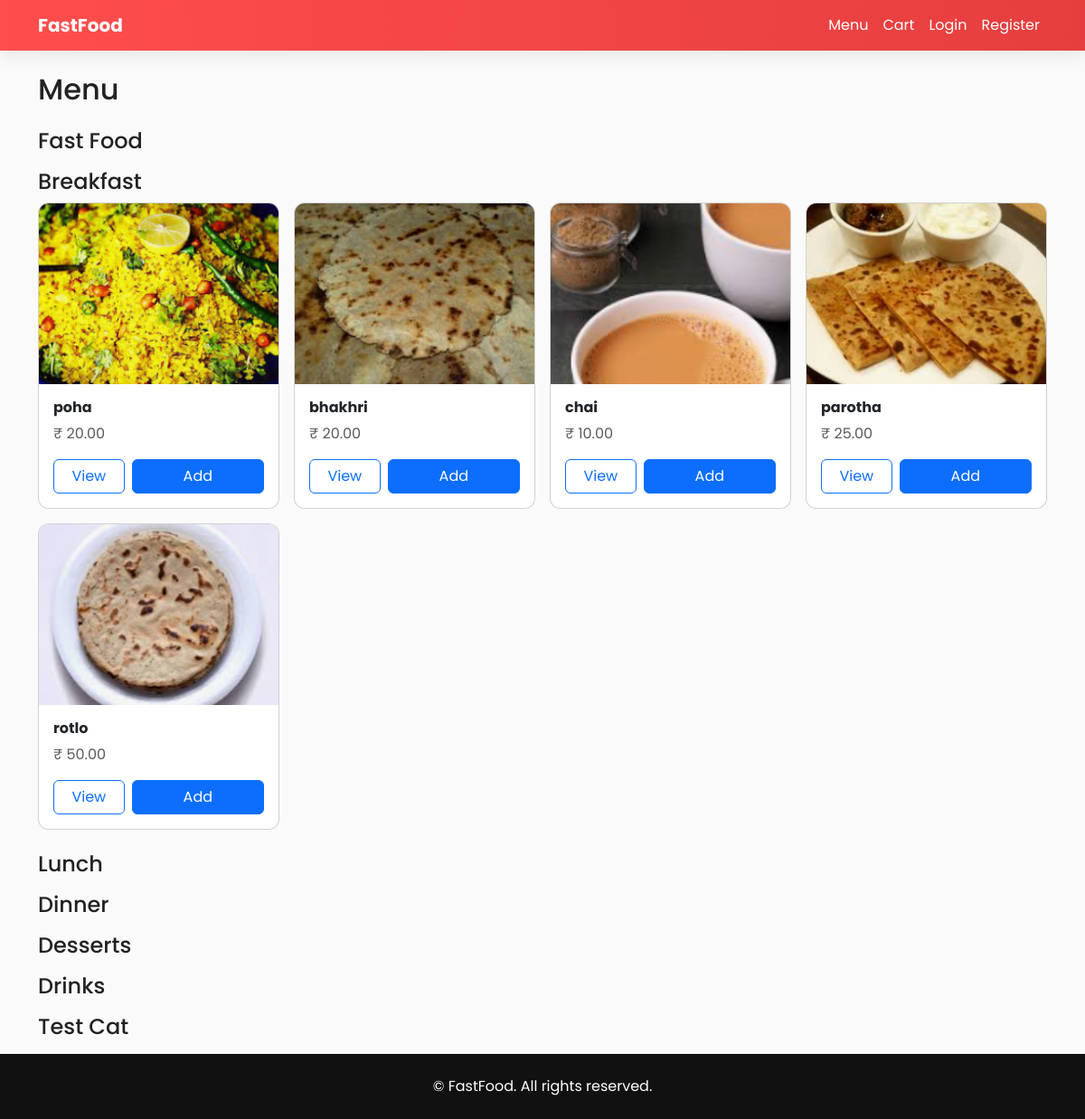
The app's page /menu/ with its own data.
### food_app/models.py (models this page shows, shortened)
class Category(models.Model):
    name = models.CharField(max_length=100, unique=True)
    slug = models.SlugField(max_length=120, unique=True, blank=True)
    description = models.TextField(blank=True)
    image = models.ImageField(upload_to="categories/", blank=True, null=True)
    class Meta:
        verbose_name_plural = "categories"

class Product(models.Model):
    category = models.ForeignKey(Category, on_delete=models.CASCADE, related_name="products")
    name = models.CharField(max_length=255)
    description = models.TextField(blank=True)
    price = models.DecimalField(max_digits=10, decimal_places=2)
    image = models.ImageField(upload_to='products/', blank=True, null=True)
    available = models.BooleanField(default=True)

### food_app/views.py (the view)
# urls.py: path("menu/", views.product_list, name="product_list"),
def product_list(request):
    redirect_response = redirect_for_role(request)
    if redirect_response:
        return redirect_response
    categories = Category.objects.prefetch_related('products').all()
    return render(request, "food_app/menu.html", {"categories": categories})

### food_app/views.py (called while the page is built, shortened)
def redirect_for_role(request):
    return None

### food_app/templates/food_app/menu.html (shortened to what this page needs)
{% extends "food_app/base.html" %}
{% load static %}
{% block content %}
<h2 class="mb-3">Menu</h2>
{% for c in categories %}
<h4 class="mt-4">{{ c.name }}</h4>
<div class="row g-3">
  {% for p in c.products.all %}
  <div class="col-6 col-md-3">
    <div class="card h-100">
      {% if p.image %}
      <img src="{{ p.image.url }}" class="product-image">
      {% endif %}
      <div class="card-body d-flex flex-column">
        <h6 class="fw-bold">{{ p.name }}</h6>
        <p class="text-muted">₹ {{ p.price }}</p>
        <div class="mt-auto d-flex gap-2">
          <a href="{% url 'product_detail' p.id %}" class="btn btn-outline-primary w-50">View</a>
          <button class="btn btn-primary w-100 add-to-cart-btn" data-product-id="{{ p.id }}">Add</button>
        </div>
      </div>
    </div>
  </div>
  {% endfor %}
</div>
{% endfor %}
{% endblock %}

### food_app/templates/food_app/base.html (style rules this page uses)
:root { --brand:#ff4d4d; --brand-dark:#e63e3e; }
body { font-family: "Poppins"; background:#fafafa; color:#222; }
.card { border-radius:12px; overflow:hidden; transition:.2s; }
.product-image { width:100%; height:200px; object-fit:cover; }

### records on screen
Category: name "Fast Food"
Category: name "Breakfast"
Product: image (picture), name "poha", price "20.00"
Product: image (picture), name "bhakhri", price "20.00"
Product: image (picture), name "chai", price "10.00"
Product: image (picture), name "parotha", price "25.00"
Product: image (picture), name "rotlo", price "50.00"
Category: name "Lunch"
Category: name "Dinner"
Category: name "Desserts"
Category: name "Drinks"
Category: name "Test Cat"
